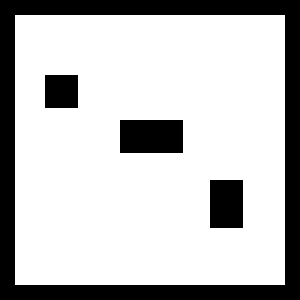
#> input picture sangam-io/maps/example.pgm, 100 x 100 px (shown 3 times larger)
$ python houseexpo_converter.py ../../sangam-io/maps/example.pgm -o out
#> lines starting #> are read from the running program, lines starting #| are printed output that depends on the picture; after the words box and inside, x2 and y2 are one past the last pixel; in counts of white or black regions, pixels touching at a corner belong together
#!/usr/bin/env python3
"""
HouseExpo Dataset Converter

Converts HouseExpo floor plan images to ROS-compatible PGM+YAML maps.

HouseExpo format:
- Binary grayscale images (0=wall, 255=free)
- Resolution: 1 pixel = 1 cm
- ~35,000 floor plans from real Chinese apartments

This converter:
- Scales images from 1cm/px to 5cm/px (vastu-map standard)
- Adds wall borders for closed environments
- Optionally adds furniture obstacles
- Supports batch conversion with filtering

Usage:
    # Convert single image
    python houseexpo_converter.py dataset/0004d52d1aeeb8ae6de39d6bd993e992.png -o maps/

    # Batch convert with size filtering
    python houseexpo_converter.py dataset/ -o maps/ --min-size 5 --max-size 15 --count 50

    # Convert with furniture
    python houseexpo_converter.py dataset/ -o maps/ --add-furniture --count 20

Author: VacuumTiger Project
"""

import argparse
import os
import sys
from pathlib import Path
from typing import List, Tuple, Optional
import random
import yaml

try:
    import cv2
    import numpy as np
    from PIL import Image
except ImportError as e:
    print(f"Missing dependency: {e}")
    print("Install with: pip install opencv-python numpy pillow pyyaml")
    sys.exit(1)


# HouseExpo resolution: 1 pixel = 1 cm = 0.01 m
HOUSEEXPO_RESOLUTION = 0.01  # meters per pixel

# Target resolution for vastu-map
TARGET_RESOLUTION = 0.05  # meters per pixel (5 cm)

# Scale factor: 1cm -> 5cm means divide by 5
SCALE_FACTOR = int(TARGET_RESOLUTION / HOUSEEXPO_RESOLUTION)


def load_houseexpo_image(path: str) -> Tuple[np.ndarray, float, float]:
    """
    Load HouseExpo image and return with physical dimensions.

    Returns:
        Tuple of (image_array, width_meters, height_meters)
    """
    img = Image.open(path).convert('L')
    arr = np.array(img)

    # Calculate physical size (1px = 1cm)
    width_m = img.size[0] * HOUSEEXPO_RESOLUTION
    height_m = img.size[1] * HOUSEEXPO_RESOLUTION

    return arr, width_m, height_m


def scale_to_target_resolution(img: np.ndarray) -> np.ndarray:
    """Scale image from 1cm/px to 5cm/px resolution."""
    h, w = img.shape
    new_w = w // SCALE_FACTOR
    new_h = h // SCALE_FACTOR

    # Use INTER_AREA for downscaling (best for reducing aliasing)
    scaled = cv2.resize(img, (new_w, new_h), interpolation=cv2.INTER_AREA)

    # Re-binarize after scaling (threshold at 128)
    _, binary = cv2.threshold(scaled, 128, 255, cv2.THRESH_BINARY)

    return binary


def add_border(img: np.ndarray, thickness: int = 2) -> np.ndarray:
    """Add wall border around the map."""
    bordered = cv2.copyMakeBorder(
        img,
        thickness, thickness, thickness, thickness,
        cv2.BORDER_CONSTANT,
        value=0
    )
    return bordered


def clean_map(img: np.ndarray) -> np.ndarray:
    """Clean up the map with morphological operations."""
    kernel = np.ones((2, 2), np.uint8)

    # Close small gaps in walls
    closed = cv2.morphologyEx(img, cv2.MORPH_CLOSE, kernel)

    # Remove small noise
    opened = cv2.morphologyEx(closed, cv2.MORPH_OPEN, kernel)

    return opened


# [42 lines left out: function add_furniture, not called in this run]


def convert_houseexpo(
    input_path: str,
    add_furniture_flag: bool = False,
    furniture_density: float = 0.05,
    furniture_seed: Optional[int] = None,
) -> Tuple[np.ndarray, dict]:
    """
    Convert a HouseExpo image to vastu-map format.

    Returns:
        Tuple of (pgm_array, metadata_dict)
    """
    # Load original image
    img, width_m, height_m = load_houseexpo_image(input_path)

    # Scale to 5cm resolution
    scaled = scale_to_target_resolution(img)

    # Clean up
    cleaned = clean_map(scaled)

    # Add border
    bordered = add_border(cleaned, thickness=2)

    # Add furniture if requested
    if add_furniture_flag:
        bordered = add_furniture(bordered, furniture_density, furniture_seed)

    # Calculate final dimensions
    h, w = bordered.shape
    final_width_m = w * TARGET_RESOLUTION
    final_height_m = h * TARGET_RESOLUTION

    metadata = {
        'resolution': TARGET_RESOLUTION,
        'origin': [0.0, 0.0, 0.0],
        'negate': 0,
        'occupied_thresh': 0.65,
        'free_thresh': 0.196,
        'source': 'HouseExpo',
        'original_size_m': {
            'width': width_m,
            'height': height_m,
        },
        'physical_size': {
            'width_m': final_width_m,
            'height_m': final_height_m,
        },
    }

    return bordered, metadata


def save_pgm(img: np.ndarray, output_path: str, comment: str = ""):
    """Save image as ASCII PGM (P2 format)."""
    h, w = img.shape
    with open(output_path, 'w') as f:
        f.write("P2\n")
        if comment:
            for line in comment.split('\n'):
                f.write(f"# {line}\n")
        f.write(f"{w} {h}\n")
        f.write("255\n")
        for row in img:
            f.write(' '.join(map(str, row)) + '\n')


def save_yaml(metadata: dict, output_path: str, pgm_filename: str):
    """Save YAML metadata file."""
    yaml_data = {
        'image': pgm_filename,
        'resolution': metadata['resolution'],
        'origin': metadata['origin'],
        'negate': metadata['negate'],
        'occupied_thresh': metadata['occupied_thresh'],
        'free_thresh': metadata['free_thresh'],
    }
    with open(output_path, 'w') as f:
        f.write(f"# HouseExpo floor plan: {pgm_filename}\n")
        f.write(f"# Original size: {metadata['original_size_m']['width']:.1f}m x {metadata['original_size_m']['height']:.1f}m\n")
        f.write(f"# Scaled size: {metadata['physical_size']['width_m']:.1f}m x {metadata['physical_size']['height_m']:.1f}m\n")
        yaml.dump(yaml_data, f, default_flow_style=False, sort_keys=False)


# [23 lines left out: functions get_image_size, filter_by_size, not called in this run]


def main():
    parser = argparse.ArgumentParser(
        description='Convert HouseExpo floor plans to vastu-map PGM format',
        formatter_class=argparse.RawDescriptionHelpFormatter,
        epilog="""
HouseExpo Dataset Info:
- ~35,000 real floor plans from Chinese apartments
- Resolution: 1 pixel = 1 cm
- Binary format: 0=wall (black), 255=free (white)

Examples:
  # Convert a single floor plan
  python houseexpo_converter.py dataset/0004d52d1aeeb8ae6de39d6bd993e992.png -o maps/

  # Batch convert 50 medium-sized apartments (5-15m)
  python houseexpo_converter.py dataset/ -o maps/ --min-size 5 --max-size 15 --count 50

  # Convert with furniture for exploration testing
  python houseexpo_converter.py dataset/ -o maps/ --add-furniture --count 20

  # Convert all apartments between 8-12m
  python houseexpo_converter.py dataset/ -o maps/ --min-size 8 --max-size 12
        """
    )

    parser.add_argument('input', help='Input PNG file or directory of HouseExpo images')
    parser.add_argument('--output', '-o', required=True, help='Output directory')
    parser.add_argument('--min-size', type=float, default=0,
                        help='Minimum dimension in meters (filter)')
    parser.add_argument('--max-size', type=float, default=100,
                        help='Maximum dimension in meters (filter)')
    parser.add_argument('--count', '-n', type=int, default=0,
                        help='Maximum number of maps to convert (0=all)')
    parser.add_argument('--add-furniture', '-f', action='store_true',
                        help='Add furniture obstacles')
    parser.add_argument('--furniture-density', type=float, default=0.05,
                        help='Furniture density 0-1 (default: 0.05)')
    parser.add_argument('--seed', '-s', type=int,
                        help='Random seed for reproducibility')
    parser.add_argument('--prefix', '-p', default='houseexpo',
                        help='Output filename prefix (default: houseexpo)')
    parser.add_argument('--shuffle', action='store_true',
                        help='Shuffle file order before selecting')

    args = parser.parse_args()

    # Create output directory
    os.makedirs(args.output, exist_ok=True)

    input_path = Path(args.input)

    if input_path.is_file():
        # Single file conversion
        files = [input_path.name]
        input_dir = str(input_path.parent)
    else:
        # Directory batch conversion
        input_dir = str(input_path)
        files = [f for f in os.listdir(input_dir) if f.endswith('.png')]
        files.sort()

        # Filter by size
        if args.min_size > 0 or args.max_size < 100:
            print(f"Filtering by size: {args.min_size}m - {args.max_size}m...")
            files = filter_by_size(files, input_dir, args.min_size, args.max_size)
            print(f"Found {len(files)} matching files")

        # Shuffle if requested
        if args.shuffle:
            random.seed(args.seed)
            random.shuffle(files)

        # Limit count
        if args.count > 0:
            files = files[:args.count]

    if not files:
        print("No files to convert")
        return

    print(f"Converting {len(files)} HouseExpo floor plan(s)...")

    for i, filename in enumerate(files):
        input_file = os.path.join(input_dir, filename)

        try:
            # Convert
            pgm, metadata = convert_houseexpo(
                input_file,
                add_furniture_flag=args.add_furniture,
                furniture_density=args.furniture_density,
                furniture_seed=args.seed + i if args.seed else None,
            )
#> in load_houseexpo_image, img is the input picture: PIL image 100x100 L; values 0 (black) and 254 (white), 75.7% white; 4 black regions, box (x1, y1, x2, y2) and area: (0, 0, 100, 100) 1900, (40, 40, 61, 51) 231, (70, 60, 81, 76) 176, (15, 25, 26, 36) 121
#> in convert_houseexpo, `img, width_m, height_m = load_houseexpo_image(input_path)`: width_m = 1
#> in scale_to_target_resolution, `scaled = cv2.resize(img, (new_w, new_h), interpolation=cv2.INTER_AREA)`:
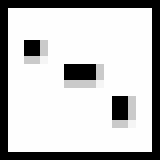
#> scaled: shape (20, 20) (shown 8 times larger); min 0, max 254, mean 192.3
#> in scale_to_target_resolution, `_, binary = cv2.threshold(scaled, 128, 255, cv2.THRESH_BINARY)`:
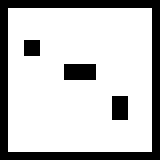
#> binary: shape (20, 20) (shown 8 times larger); 76.5% white; black in thin lines or dots
#> in clean_map, `closed = cv2.morphologyEx(img, cv2.MORPH_CLOSE, kernel)`:
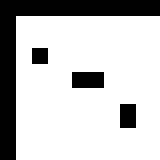
#> closed: shape (20, 20) (shown 8 times larger); 76.5% white; 4 black regions (3 under 20 px), largest, box (x1, y1, x2, y2) and area: (0, 0, 20, 20) 76
#> in clean_map, `opened = cv2.morphologyEx(closed, cv2.MORPH_OPEN, kernel)`:
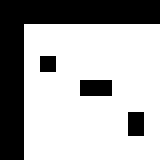
#> opened: shape (20, 20) (shown 8 times larger); 67.8% white; 4 black regions (3 under 20 px), largest, box (x1, y1, x2, y2) and area: (0, 0, 20, 20) 111
#> in add_border, `bordered = cv2.copyMakeBorder( img, thickness, thickness, thickness, t..`:
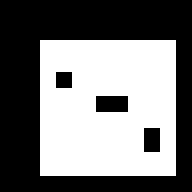
#> bordered: shape (24, 24) (shown 8 times larger); 47% white; 1 white region, box (x1, y1, x2, y2) and area: (5, 5, 22, 22) 271
#> metadata = 8 items

            # Generate output names
            base_name = Path(filename).stem
            if len(files) > 1:
                output_name = f"{args.prefix}_{i:04d}"
            else:
                output_name = f"{args.prefix}_{base_name[:8]}"

            pgm_path = os.path.join(args.output, f"{output_name}.pgm")
            yaml_path = os.path.join(args.output, f"{output_name}.yaml")

            # Save
            comment = f"HouseExpo: {filename}\n"
            comment += f"Size: {metadata['physical_size']['width_m']:.1f}m x {metadata['physical_size']['height_m']:.1f}m"

            save_pgm(pgm, pgm_path, comment)
#> the loop in save_pgm, `for row in img:` made 24 passes
            save_yaml(metadata, yaml_path, f"{output_name}.pgm")
#> in save_yaml, `yaml_data = { 'image': pgm_filename, 'resolution': metadata['resolutio..`: yaml_data = {'image': 'houseexpo_example.pgm', 'resolution': 0.05, 'origin': [0, 0, 0], 'negate': 0, 'occupied_thresh': 0.65, 'free_thresh': 0.196}

            h, w = pgm.shape
#> h = 24; w = 24
            print(f"[{i+1}/{len(files)}] {filename} -> {output_name}.pgm "
                  f"({w}x{h}px, {metadata['physical_size']['width_m']:.1f}x{metadata['physical_size']['height_m']:.1f}m)")
#| [1/1] example.pgm -> houseexpo_example.pgm (24x24px, 1.2x1.2m)

        except Exception as e:
            print(f"[{i+1}/{len(files)}] Error converting {filename}: {e}")

    print(f"\nDone! Converted {len(files)} maps to {args.output}/")


if __name__ == '__main__':
    main()

$ run again, on sangam-io/maps/large_room_obstacles.pgm
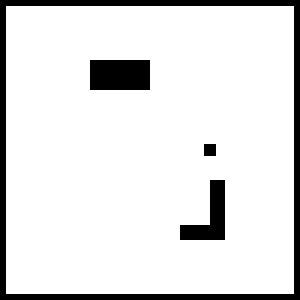
#> input picture sangam-io/maps/large_room_obstacles.pgm, 100 x 100 px (shown 3 times larger)
#> in load_houseexpo_image, img is the input picture: PIL image 100x100 L; 88.5% white; 4 black regions (1 under 20 px), largest, box (x1, y1, x2, y2) and area: (0, 0, 100, 100) 784, (30, 20, 50, 30) 200, (60, 60, 75, 80) 150
#> in convert_houseexpo, `img, width_m, height_m = load_houseexpo_image(input_path)`: width_m = 1
#> in scale_to_target_resolution, `scaled = cv2.resize(img, (new_w, new_h), interpolation=cv2.INTER_AREA)`:
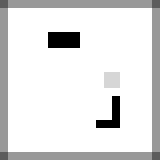
#> scaled: shape (20, 20) (shown 8 times larger); min 0, max 255, mean 225.7
#> binary: shape (20, 20); 95.5% white; black in thin lines or dots
#> closed: shape (20, 20); 97% white; black in thin lines or dots, all inside (x1, y1, x2, y2) = (0, 0, 11, 7)
#> opened: shape (20, 20); 95.8% white; 2 black regions (2 under 20 px)
#> in add_border, `bordered = cv2.copyMakeBorder( img, thickness, thickness, thickness, t..`:
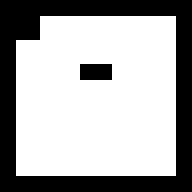
#> bordered: shape (24, 24) (shown 8 times larger); 66.5% white; 2 black regions (1 under 20 px), largest, box (x1, y1, x2, y2) and area: (0, 0, 24, 24) 185
#> metadata = 8 items
#> the loop in save_pgm, `for row in img:` made 24 passes
#> yaml_data = {'image': 'houseexpo_large_ro.pgm', 'resolution': 0.05, 'origin': [0, 0, 0], 'negate': 0, 'occupied_thresh': 0.65, 'free_thresh': 0.196}
#| [1/1] large_room_obstacles.pgm -> houseexpo_large_ro.pgm (24x24px, 1.2x1.2m)
